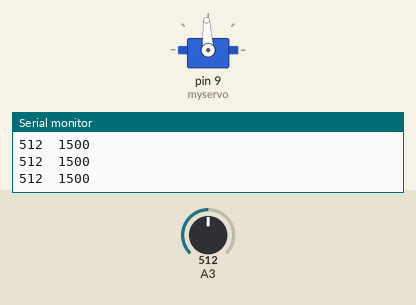
This sketch was run on a simulated Arduino Uno, built with avr-gcc and run on an emulated ATmega328P. Shown: servo, the last lines printed to the serial monitor. The test bench sets the inputs (shaded band); at power-on: A3 = 512.

Above: at 3.2 s.
3.3 s: A3 set to 716
At 4.5 s:
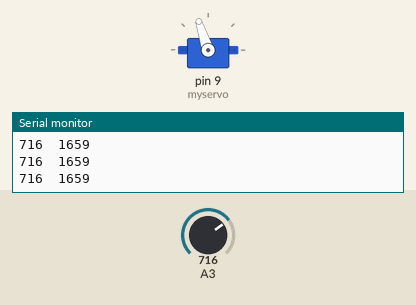
4.8 s: A3 set to 992
At 5.7 s:
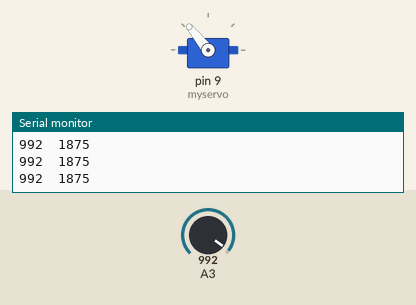
6.3 s: A3 set to 1009
At 6.8 s:
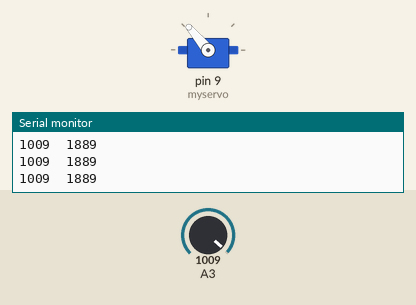
9.3 s: A3 set to 306
At 10.5 s:
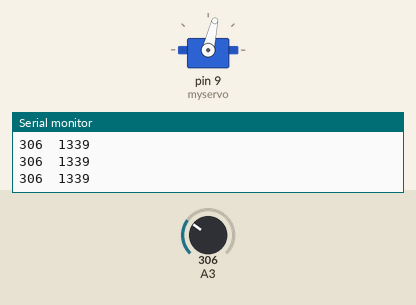
10.8 s: A3 set to 104
At 11.6 s:
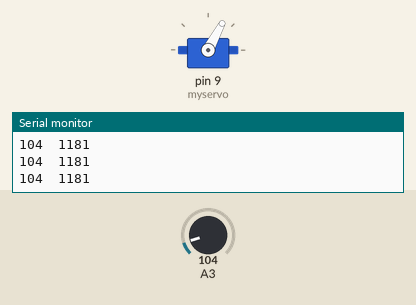
12.3 s: A3 set to 90
At 12.6 s:
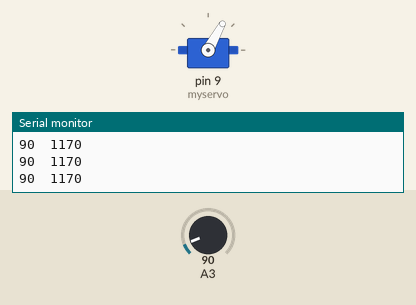
Timing chart, 0 to 14.8 s (numbered marks = the images above; inputs shaded):
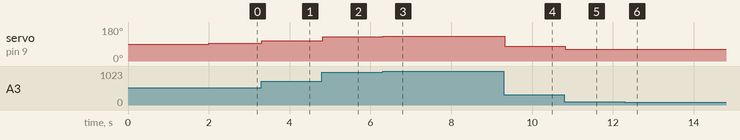

The sketch:

PWMMotor_test1.ino
```cpp
#define MOTOR 9
#include <Servo.h>

Servo myservo;
int pot;
int sec;

long timeThis, timeLast;

void setup() {
  myservo.attach(9);
  pinMode(3, INPUT);
  Serial.begin(9600);
  //  myservo.writeMicroseconds(1500); //neutral signal, shows the motor controller that allesgut.
  delay(2000);
}

void loop() {
  timeThis = millis();
  pot = analogRead(3);
  sec = map(pot, 0, 1023, 1100, 1900);
if (timeThis - timeLast > 1000) {
  Serial.print(pot); Serial.print('\t'); Serial.println(sec);
}
myservo.writeMicroseconds(sec);

}
```

Measured:
- after the input at 3.3 s, servo on pin 9 (myservo): 93° → 108° at once
- after the input at 4.8 s, servo on pin 9 (myservo): 108° → 129° at once
- after the input at 6.3 s, servo on pin 9 (myservo): 129° → 130° at once
- after the input at 9.3 s, servo on pin 9 (myservo): 130° → 77° at once
- after the input at 10.8 s, servo on pin 9 (myservo): 77° → 62° at once
- after the input at 12.3 s, servo on pin 9 (myservo): 62° → 61° at once
